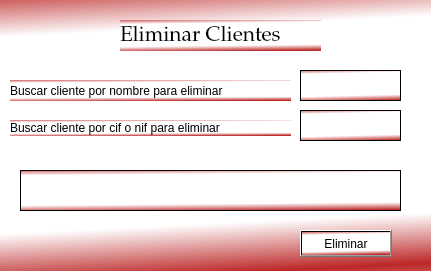
    <widget class="QWidget" name="widgeteliminarclientes" native="true">
     <property name="geometry">
      <rect>
       <x>1040</x>
       <y>210</y>
       <width>431</width>
       <height>271</height>
      </rect>
     </property>
     <property name="styleSheet">
      <string notr="true">background-color: qlineargradient(spread:reflect, x1:0.618, y1:1, x2:0.574333, y2:0.455, stop:0 rgba(188, 39, 39, 255), stop:0.337778 rgba(255, 255, 255, 255));</string>
     </property>
     <widget class="QLabel" name="etiquetatituloeliminarclientes">
      <property name="geometry">
       <rect>
        <x>120</x>
        <y>20</y>
        <width>201</width>
        <height>31</height>
       </rect>
      </property>
      <property name="font">
       <font>
        <family>URW Palladio L</family>
        <pointsize>16</pointsize>
        <weight>9</weight>
        <italic>false</italic>
        <bold>false</bold>
       </font>
      </property>
      <property name="styleSheet">
       <string notr="true">font: 75 16pt &quot;URW Palladio L&quot;;
background-color: qlineargradient(spread:reflect, x1:0.618, y1:1, x2:0.574333, y2:0.455, stop:0 rgba(188, 39, 39, 255), stop:0.337778 rgba(255, 255, 255, 255));
</string>
      </property>
      <property name="text">
       <string>Eliminar Clientes</string>
      </property>
     </widget>
     <widget class="QTextBrowser" name="cajabuscarclientenombreparaeliminar">
      <property name="geometry">
       <rect>
        <x>300</x>
        <y>70</y>
        <width>101</width>
        <height>31</height>
       </rect>
      </property>
     </widget>
     <widget class="QLabel" name="etiquetabuscarcleintepornombreparaeliminar">
      <property name="geometry">
       <rect>
        <x>10</x>
        <y>80</y>
        <width>281</width>
        <height>21</height>
       </rect>
      </property>
      <property name="text">
       <string>Buscar cliente por nombre para eliminar</string>
      </property>
     </widget>
     <widget class="QTextBrowser" name="cajabuscarclienteporcifonifparaeliminar">
      <property name="geometry">
       <rect>
        <x>300</x>
        <y>110</y>
        <width>101</width>
        <height>31</height>
       </rect>
      </property>
     </widget>
     <widget class="QLabel" name="etiquetabuscarcleinteporcifparaeliminar">
      <property name="geometry">
       <rect>
        <x>10</x>
        <y>120</y>
        <width>281</width>
        <height>16</height>
       </rect>
      </property>
      <property name="text">
       <string>Buscar cliente por cif o nif para eliminar</string>
      </property>
     </widget>
     <widget class="QTableView" name="tablaresueliminarcliente">
      <property name="geometry">
       <rect>
        <x>20</x>
        <y>170</y>
        <width>381</width>
        <height>41</height>
       </rect>
      </property>
     </widget>
     <widget class="QPushButton" name="Botoneliminarcliente">
      <property name="geometry">
       <rect>
        <x>300</x>
        <y>230</y>
        <width>92</width>
        <height>27</height>
       </rect>
      </property>
      <property name="text">
       <string>Eliminar</string>
      </property>
     </widget>
    </widget>
